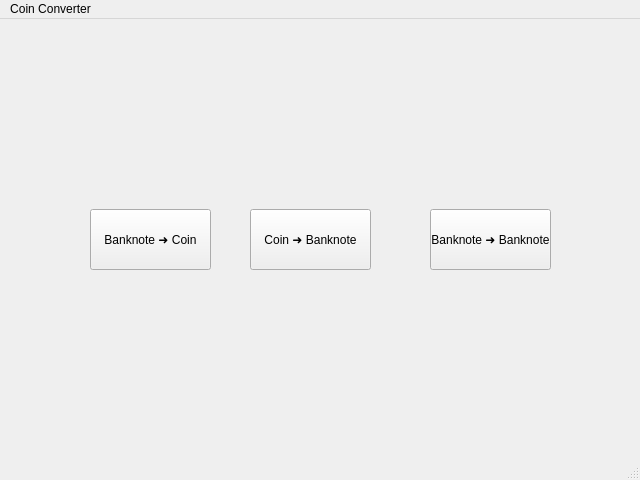
<?xml version="1.0" encoding="UTF-8"?>
<ui version="4.0">
 <class>MainWindow</class>
 <widget class="QMainWindow" name="MainWindow">
  <property name="geometry">
   <rect>
    <x>0</x>
    <y>0</y>
    <width>640</width>
    <height>480</height>
   </rect>
  </property>
  <property name="windowTitle">
   <string>MainWindow</string>
  </property>
  <widget class="QWidget" name="centralwidget">
   <widget class="QPushButton" name="pushButton">
    <property name="geometry">
     <rect>
      <x>90</x>
      <y>190</y>
      <width>121</width>
      <height>61</height>
     </rect>
    </property>
    <property name="text">
     <string>Banknote ➜ Coin</string>
    </property>
   </widget>
   <widget class="QPushButton" name="pushButton_2">
    <property name="geometry">
     <rect>
      <x>250</x>
      <y>190</y>
      <width>121</width>
      <height>61</height>
     </rect>
    </property>
    <property name="text">
     <string>Coin ➜ Banknote</string>
    </property>
   </widget>
   <widget class="QPushButton" name="pushButton_3">
    <property name="geometry">
     <rect>
      <x>430</x>
      <y>190</y>
      <width>121</width>
      <height>61</height>
     </rect>
    </property>
    <property name="text">
     <string>Banknote ➜ Banknote</string>
    </property>
   </widget>
  </widget>
  <widget class="QMenuBar" name="menubar">
   <property name="geometry">
    <rect>
     <x>0</x>
     <y>0</y>
     <width>640</width>
     <height>21</height>
    </rect>
   </property>
   <widget class="QMenu" name="menuCoin_Converter">
    <property name="title">
     <string>Coin Converter</string>
    </property>
   </widget>
   <addaction name="menuCoin_Converter"/>
  </widget>
  <widget class="QStatusBar" name="statusbar"/>
 </widget>
 <resources/>
 <connections/>
</ui>
